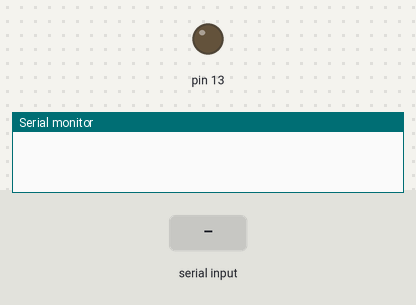
The sketch below on a simulated Arduino Uno, built with avr-gcc and run on an emulated ATmega328P. Shown: output pins drawn as LEDs (lit = HIGH), the last lines printed to the serial monitor. The test bench sets the inputs (shaded band).

Above: at 1.2 s.
1.3 s: "h" received over the second serial link
At 2.5 s:
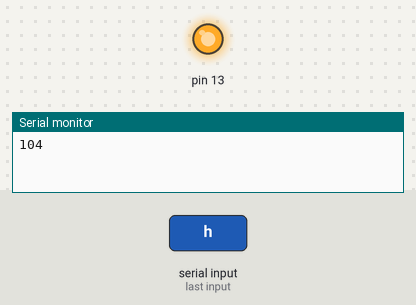
2.8 s: "l" received over the second serial link
At 3.8 s:
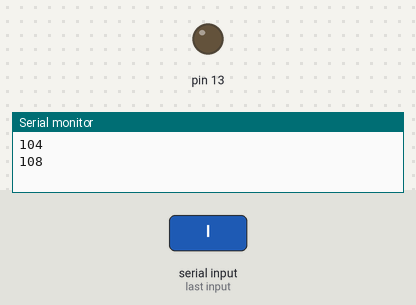
Timing chart, 0 to 5.8 s (numbered marks = the images above; inputs shaded):
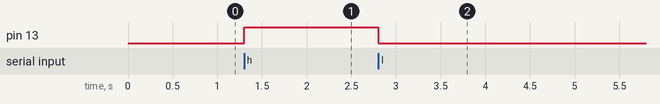

The sketch:

main.ino
```cpp
// ctrl m+j

#include<SoftwareSerial.h>
SoftwareSerial bt_serial(2,3);
void setup(){
    Serial.begin(9600);
    bt_serial.begin(9600);
    pinMode(13, OUTPUT);
}

void loop(){
    if(bt_serial.available()>0){
        byte data = (byte) bt_serial.read();
        Serial.println(data);
        if(data=='h') digitalWrite(13,HIGH);
        else if(data=='l') digitalWrite(13,LOW);
    }
}
```

Measured:
- after the input at 1.3 s, pin 13: LOW → HIGH at once
- after the input at 2.8 s, pin 13: HIGH → LOW at once
